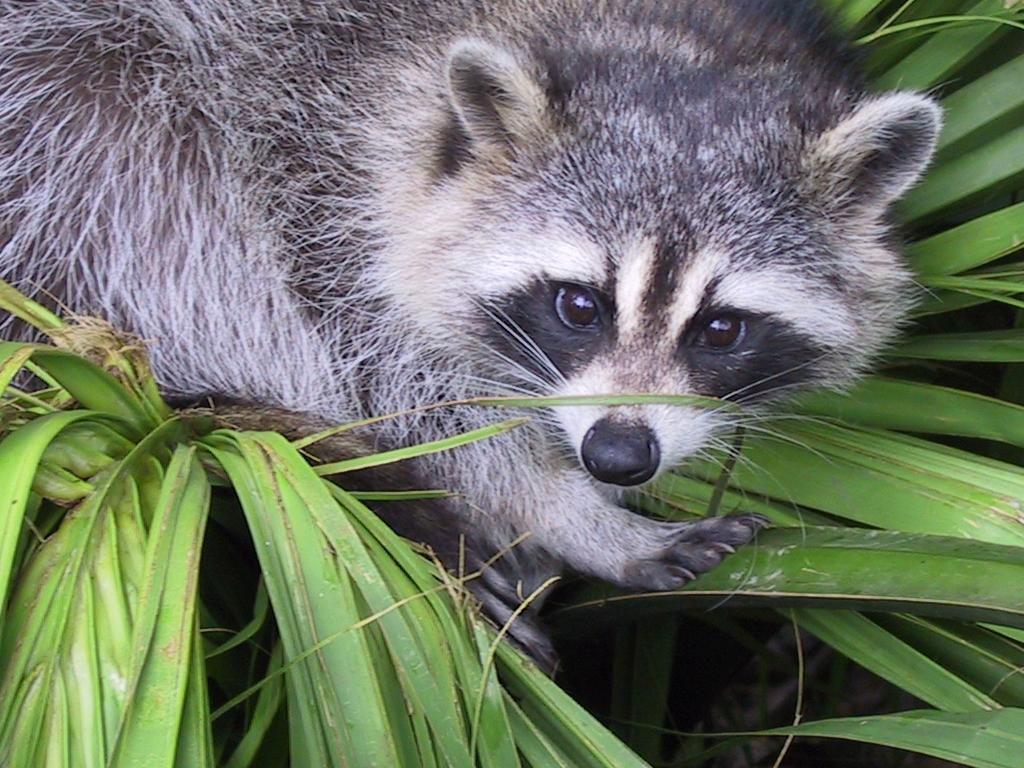
#> input picture 1-Array/ex03/animal.jpeg, 1024 x 768 px
$ python zoom.py
#> lines starting #> are read from the running program, lines starting #| are printed output that depends on the picture
### 1-Array/ex03/load_image.py
import PIL.Image
import os
import numpy as np


def ft_load(path: str) -> np.array:

#> called with path = 'animal.jpeg'
    try:
        if not path.lower().endswith(('.jpg', '.jpeg')):
            raise AssertionError("The file must be a jpg or jpeg file.")
        if not os.path.exists(path):
            raise FileNotFoundError("The file does not exist.")
        img = PIL.Image.open(path)
#> img is the input picture: PIL image 1024x768 RGB; mean R, G, B 110.7, 117.7, 102.1
        print(f"The shape of image is: {img.size[1]}, {img.size[0]}, {len(img.split())}")
#| The shape of image is: 768, 1024, 3
        return np.array(img)

    except AssertionError as e:
        print(e)
        return ""

### 1-Array/ex03/zoom.py
from load_image import ft_load
import matplotlib.pyplot as plt
import sys


def display_image(path, zoom):
    try:
        image = ft_load(path)

        if isinstance(image, str) and image == "":
            raise AssertionError("Failed to load image")

        height, width, channels = image.shape
#> height = 768; width = 1024; channels = 3
        print(image)
#> (printed output is left out)

        # Display the image
        plt.figure(figsize=(8, 6))
        plt.imshow(image)
        plt.axis('on')
        plt.show(block=False)
        input("Press Enter to close the window")
        plt.close()

        center_x = int(input("Enter the x-coordinate of the center of zoom: "))
#> the answer given: 3
        center_y = int(input("Enter the y-coordinate of the center of zoom: "))
#> the answer given: 3

        # Zoom the image
        # new_height = int(height * zoom)
        # new_width = int(width * zoom)
        # new_image = image[center_y//2 - new_height//2:
        #                   center_y//2 + new_height//2,
        #                   center_x//2 - new_width//2:
        #                   center_x//2 + new_width//2]

        # Calcular el tamaño de la región de zoom
        zoomed_height = int(height / zoom)
#> zoomed_height = 384
        zoomed_width = int(width / zoom)
#> zoomed_width = 512

        # Calcular la región recortada centrada en las coordenadas del usuario
        crop_y1 = max(0, center_y - zoomed_height // 2)
#> crop_y1 = 0
        crop_y2 = min(height, center_y + zoomed_height // 2)
#> crop_y2 = 195
        crop_x1 = max(0, center_x - zoomed_width // 2)
#> crop_x1 = 0
        crop_x2 = min(width, center_x + zoomed_width // 2)
#> crop_x2 = 259

        # Recortar la región de zoom
        new_image = image[crop_y1:crop_y2, crop_x1:crop_x2]
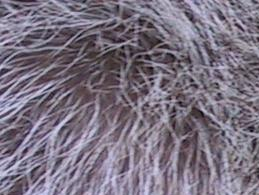
#> new_image: shape (195, 259, 3); mean R, G, B 122.4, 113.4, 128.4

        # Display the image
        plt.figure(figsize=(8, 6))
        plt.imshow(new_image)
        plt.axis('on')
        plt.show(block=False)
        input("Press Enter to close the window")
        plt.close()

    except AssertionError as e:
        print(f"AssertionError: {e}")


def main():
    sys.tracebacklimit = 0
    path = "animal.jpeg"
    zoom = 2
    display_image(path, zoom)


if __name__ == "__main__":
    main()
